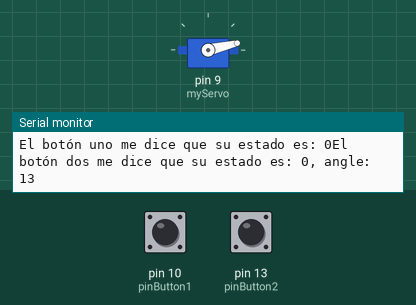
This sketch was run on a simulated Arduino Uno, built with avr-gcc and run on an emulated ATmega328P. On the bench: servo, the last lines printed to the serial monitor. Inputs (shaded band) come from the test bench; at power-on: pin 10 (pinButton1) LOW, pin 13 (pinButton2) LOW.

Above: at 1.2 s.
1.3 s: pin 10 (pinButton1) pulled HIGH for 1 s
At 2.9 s:
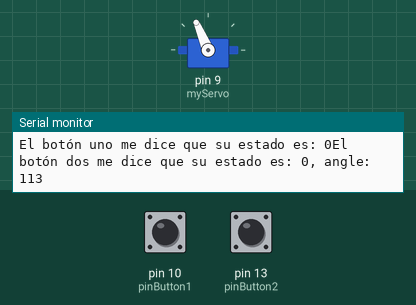
4.3 s: pin 10 (pinButton1) pulled HIGH for 0.15 s
At 5.6 s:
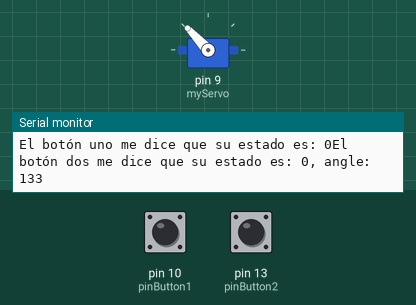
6.0 s: pin 10 (pinButton1) pulled HIGH for 0.15 s
At 6.8 s:
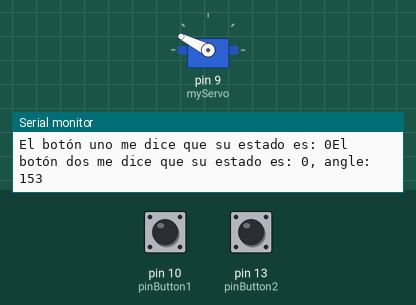
7.6 s: pin 10 (pinButton1) pulled HIGH for 3.2 s
At 9.2 s:
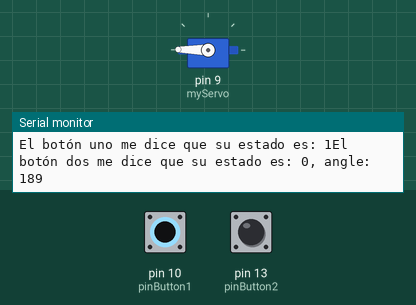
12.3 s: pin 13 (pinButton2) pulled HIGH for 3.2 s
At 15.5 s:
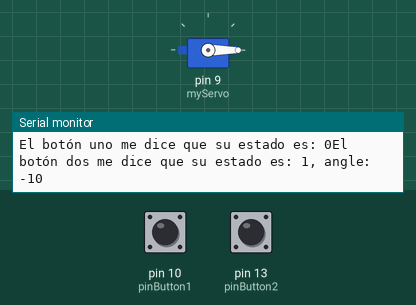
Timing chart, 0 to 17.0 s (numbered marks = the images above; inputs shaded):
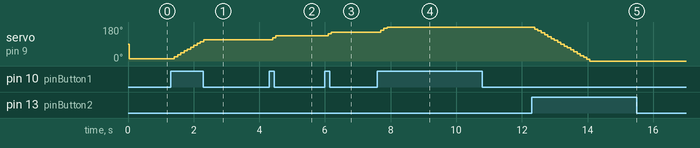

Measured:
- after the input at 1.3 s, servo on pin 9 (myServo): moves from 13° to 113° over 0.89 s, starting after 0.11 s
- after the input at 4.3 s, servo on pin 9 (myServo): 113° → 123° after 0.10 s, → 133° 0.10 s later
- after the input at 6.0 s, servo on pin 9 (myServo): 133° → 143° after 0.10 s, → 153° 0.10 s later
- after the input at 7.6 s, servo on pin 9 (myServo): 153° → 163° after 0.10 s, → 173° 0.10 s later, → 179° 0.10 s later
- after the input at 12.3 s, servo on pin 9 (myServo): moves from 179° to 0° over 1.7 s, starting after 0.09 s

The sketch:

uso_de_dos_botones.ino
```cpp
#include <Servo.h>
Servo myServo;
int angle =13;
const int pinButton1 = 10;
//2
const int pinButton2 = 13;
//3
int button1State=0;
int button2State=0;

void setup() {
  myServo.attach(9);
  Serial.begin(9600);
  pinMode(pinButton1, INPUT);
  pinMode(pinButton2, INPUT);
}
void loop() {
button1State = digitalRead(pinButton1);
Serial.print("El botón uno me dice que su estado es: ");
Serial.print(button1State);
if (button1State ==1){
  angle = angle +10;
}
button2State = digitalRead(pinButton2);
Serial.print("El botón dos me dice que su estado es: ");
Serial.print(button2State);
if (button2State == HIGH){
  angle = angle -10;
}
Serial.print(", angle: ");
Serial.println(angle);
if (angle > 179){
  angle = 179;
}
if (angle <0){
  angle = 0;
}
myServo.write(angle);
delay(15);
}
```
